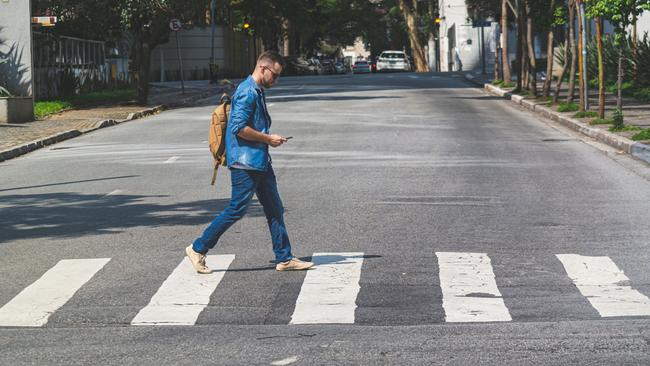
#> input picture Images and Videos/people.jpg, 650 x 366 px, found by its file name
$ python pedestrian_detection.py
#> lines starting #> are read from the running program, lines starting #| are printed output that depends on the picture
import cv2
import imutils

img=cv2.imread("people.jpg")
#> img is the input picture: shape (366, 650, 3); mean B, G, R 126.5, 127.4, 126.6
img=imutils.resize(img,500)
#> img: shape (281, 500, 3)
hog=cv2.HOGDescriptor()
hog.setSVMDetector(cv2.HOGDescriptor_getDefaultPeopleDetector())
(coordinate,_)=hog.detectMultiScale(img, winStride=(4,4),
                                    padding=(8,8),
                                    scale=1.05)
#> coordinate = [[141, 0, 126, 244]]
color=(0,255,0)
thickness=5
for (x,y,w,h) in coordinate:
    cv2.rectangle(img,(x,y),(x+w,y+h),color,thickness)
#> this loop made 1 pass
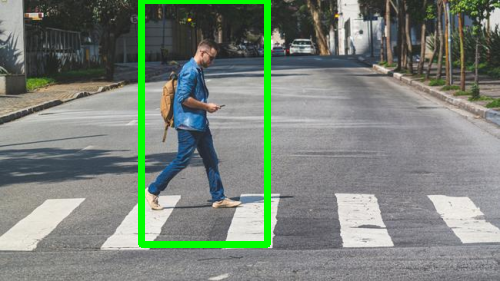
#> img: shape (281, 500, 3); mean B, G, R 121.9, 131.5, 122.1

cv2.imshow("Original Image",img)
cv2.waitKey(0)
print(coordinate)
#| [[141   0 126 244]]
